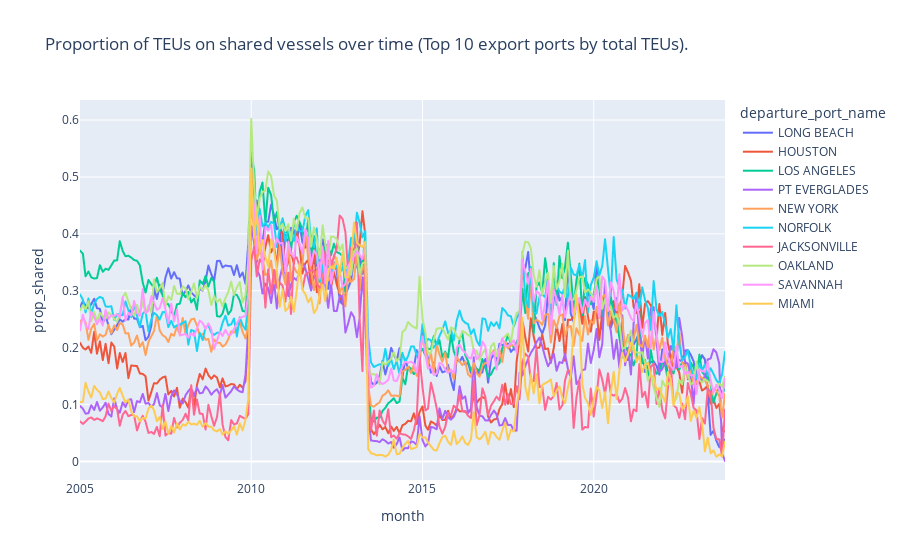

Source (notebook cell):
### Code cell
sharing_over_time_plotly(
    data_lf=exports_lf,
    group_var='departure_port_name',
    title='Proportion of TEUs on shared vessels over time (Top 10 export ports by total TEUs).')

### Figure 1 — Plotly figure (JSON) as saved in the notebook; plotly's stock layout.template omitted (floating-point values rounded to 4 significant figures; data arrays with more than 128 entries replaced by an {"elided": "..."} marker saying what was removed)
{"data": [{"hovertemplate": "departure_port_name=LONG BEACH<br>month=%{x}<br>prop_shared=%{y}<extra></extra>", "legendgroup": "LONG BEACH", "line": {"color": "#636efa", "dash": "solid"}, "marker": {"symbol": "circle"}, "mode": "lines", "name": "LONG BEACH", "showlegend": true, "type": "scattergl", "x": {"elided": "227 str values"}, "xaxis": "x", "y": {"elided": "227 float values"}, "yaxis": "y"}, {"hovertemplate": "departure_port_name=HOUSTON<br>month=%{x}<br>prop_shared=%{y}<extra></extra>", "legendgroup": "HOUSTON", "line": {"color": "#EF553B", "dash": "solid"}, "marker": {"symbol": "circle"}, "mode": "lines", "name": "HOUSTON", "showlegend": true, "type": "scattergl", "x": {"elided": "227 str values"}, "xaxis": "x", "y": {"elided": "227 float values"}, "yaxis": "y"}, {"hovertemplate": "departure_port_name=LOS ANGELES<br>month=%{x}<br>prop_shared=%{y}<extra></extra>", "legendgroup": "LOS ANGELES", "line": {"color": "#00cc96", "dash": "solid"}, "marker": {"symbol": "circle"}, "mode": "lines", "name": "LOS ANGELES", "showlegend": true, "type": "scattergl", "x": {"elided": "227 str values"}, "xaxis": "x", "y": {"elided": "227 float values"}, "yaxis": "y"}, {"hovertemplate": "departure_port_name=PT EVERGLADES<br>month=%{x}<br>prop_shared=%{y}<extra></extra>", "legendgroup": "PT EVERGLADES", "line": {"color": "#ab63fa", "dash": "solid"}, "marker": {"symbol": "circle"}, "mode": "lines", "name": "PT EVERGLADES", "showlegend": true, "type": "scattergl", "x": {"elided": "227 str values"}, "xaxis": "x", "y": {"elided": "227 float values"}, "yaxis": "y"}, {"hovertemplate": "departure_port_name=NEW YORK<br>month=%{x}<br>prop_shared=%{y}<extra></extra>", "legendgroup": "NEW YORK", "line": {"color": "#FFA15A", "dash": "solid"}, "marker": {"symbol": "circle"}, "mode": "lines", "name": "NEW YORK", "showlegend": true, "type": "scattergl", "x": {"elided": "227 str values"}, "xaxis": "x", "y": {"elided": "227 float values"}, "yaxis": "y"}, {"hovertemplate": "departure_port_name=NORFOLK<br>month=%{x}<br>prop_shared=%{y}<extra></extra>", "legendgroup": "NORFOLK", "line": {"color": "#19d3f3", "dash": "solid"}, "marker": {"symbol": "circle"}, "mode": "lines", "name": "NORFOLK", "showlegend": true, "type": "scattergl", "x": {"elided": "227 str values"}, "xaxis": "x", "y": {"elided": "227 float values"}, "yaxis": "y"}, {"hovertemplate": "departure_port_name=JACKSONVILLE<br>month=%{x}<br>prop_shared=%{y}<extra></extra>", "legendgroup": "JACKSONVILLE", "line": {"color": "#FF6692", "dash": "solid"}, "marker": {"symbol": "circle"}, "mode": "lines", "name": "JACKSONVILLE", "showlegend": true, "type": "scattergl", "x": {"elided": "227 str values"}, "xaxis": "x", "y": {"elided": "227 float values"}, "yaxis": "y"}, {"hovertemplate": "departure_port_name=OAKLAND<br>month=%{x}<br>prop_shared=%{y}<extra></extra>", "legendgroup": "OAKLAND", "line": {"color": "#B6E880", "dash": "solid"}, "marker": {"symbol": "circle"}, "mode": "lines", "name": "OAKLAND", "showlegend": true, "type": "scattergl", "x": {"elided": "227 str values"}, "xaxis": "x", "y": {"elided": "227 float values"}, "yaxis": "y"}, {"hovertemplate": "departure_port_name=SAVANNAH<br>month=%{x}<br>prop_shared=%{y}<extra></extra>", "legendgroup": "SAVANNAH", "line": {"color": "#FF97FF", "dash": "solid"}, "marker": {"symbol": "circle"}, "mode": "lines", "name": "SAVANNAH", "showlegend": true, "type": "scattergl", "x": {"elided": "227 str values"}, "xaxis": "x", "y": {"elided": "227 float values"}, "yaxis": "y"}, {"hovertemplate": "departure_port_name=MIAMI<br>month=%{x}<br>prop_shared=%{y}<extra></extra>", "legendgroup": "MIAMI", "line": {"color": "#FECB52", "dash": "solid"}, "marker": {"symbol": "circle"}, "mode": "lines", "name": "MIAMI", "showlegend": true, "type": "scattergl", "x": {"elided": "227 str values"}, "xaxis": "x", "y": {"elided": "227 float values"}, "yaxis": "y"}], "layout": {"legend": {"title": {"text": "departure_port_name"}, "tracegroupgap": 0}, "title": {"text": "Proportion of TEUs on shared vessels over time (Top 10 export ports by total TEUs)."}, "xaxis": {"anchor": "y", "domain": [0, 1], "title": {"text": "month"}}, "yaxis": {"anchor": "x", "domain": [0, 1], "title": {"text": "prop_shared"}}}}
